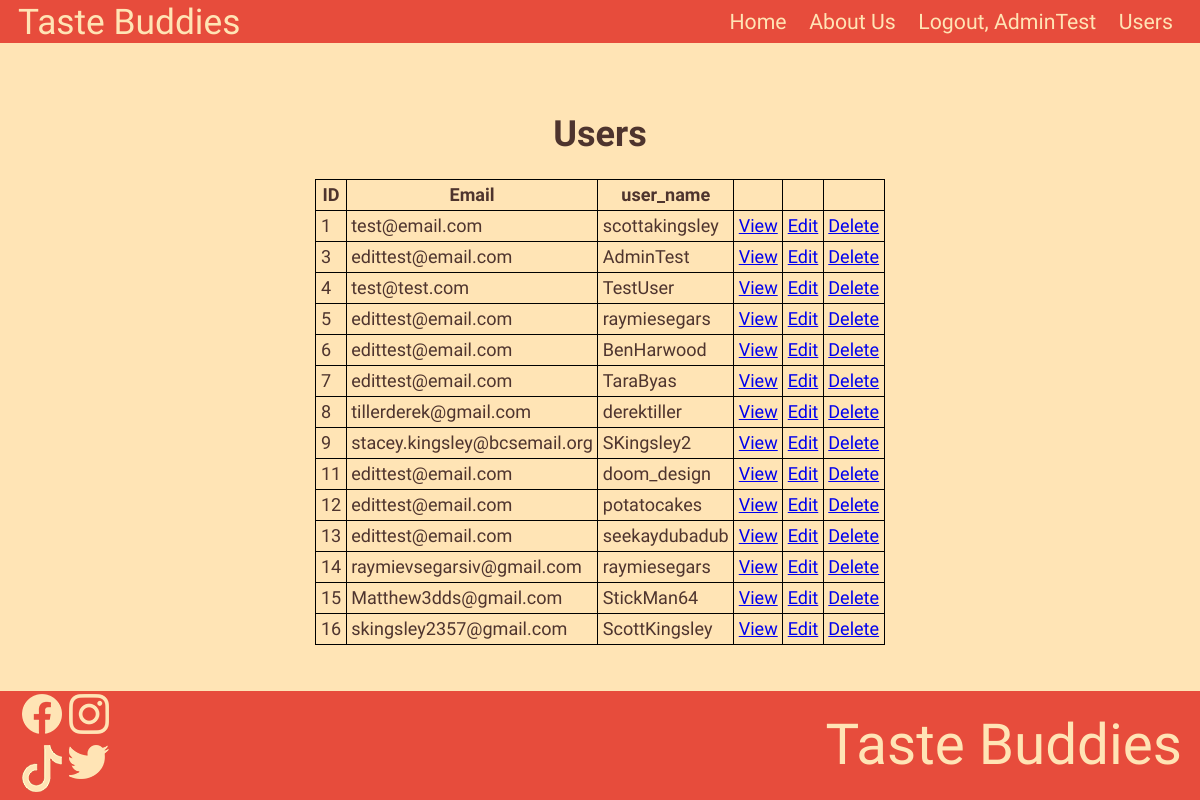
Screenshot of /public/users/index.php (signed in) with the database file from the repository.
### tables this page shows
CREATE TABLE `users` (
  `user_id` int NOT NULL,
  `user_name` varchar(50) DEFAULT NULL,
  `email` varchar(255) DEFAULT NULL,
  `hashed_password` varchar(255) DEFAULT NULL,
  `is_admin` tinyint(1) DEFAULT NULL
);

### private/functions.php (called while the page is built, shortened)
<?php
function url_for($script_path) {
  if($script_path[0] != '/') {
    $script_path = "/" . $script_path;
  }
  return WWW_ROOT . $script_path;
}
function u($string="") {
  return urlencode($string);
}
function h($string="") {
  return htmlspecialchars($string);
}
?>

### private/initialize.php (called while the page is built, shortened)
<?php
  require_once('functions.php');
  $session = new Session;
?>

### private/classes/session.class.php (called while the page is built, shortened)
<?php
class Session {
  public $user_id;
  private $last_login;
  public function is_logged_in() {
    return isset($this->user_id) && $this->last_login_is_recent();
  }
  private function check_stored_login() {
    if(isset($_SESSION['user_id'])) {
      $this->user_id = $_SESSION['user_id'];
      $this->user_name = $_SESSION['user_name'];
      $this->is_admin = $_SESSION['is_admin'];
      $this->last_login = $_SESSION['last_login'];
    }
  }
  private function last_login_is_recent() {
    if(!isset($this->last_login)) {
      return false;
    } elseif(($this->last_login + self::MAX_LOGIN_AGE) < time()) {
      return false;
    } else {
      return true;
    }
  }
}
?>

### private/classes/databaseobject.class.php (called while the page is built, shortened)
<?php
class DatabaseObject {
  static protected $database;
  static protected $table_name = "";
  static public function set_database($database) {
    self::$database = $database;
  }
  static public function find_by_sql($sql) {
    $result = self::$database->query($sql);
    $object_array = [];
    while($record = $result->fetch_assoc()) {
      $object_array[] = static::instantiate($record);
    }
    return $object_array;
  }
  static public function find_all() {
    $sql = "SELECT * FROM " . static::$table_name;
    return static::find_by_sql($sql);
  }
  static protected function instantiate($record) {
    $object = new static;
    foreach($record as $property => $value) {
        if(property_exists($object, $property)) {
            $object->$property = $value;
        }
    }
    return $object;
  }
}
?>

### public/users/index.php (the view, shortened to what this page needs)
<?php require_once('../../private/initialize.php'); ?>
<?php
$users = User::find_all();
?>
<?php include(SHARED_PATH . '/public_header.php'); ?>
  <div id="user">
    <h1>Users</h1>
  	<table id="user-table">
      <tr>
        <th>ID</th>
        <th>Email</th>
        <th>user_name</th>
        <?php if ($session->is_admin == 2) : ?>
        <th>&nbsp;</th>
        <th>&nbsp;</th>
        <th>&nbsp;</th>
        <?php endif; ?>
      </tr>
      <?php foreach($users as $user) { ?>
        <tr>
          <td><?php echo h($user->user_id); ?></td>
          <td><?php echo h($user->email); ?></td>
          <td><?php echo h($user->user_name); ?></td>
          <?php if ($session->is_admin == 2) : ?>
          <td><a href="<?php echo url_for('/users/show.php?id=' . h(u($user->user_id))); ?>">View</a></td>
          <td><a href="<?php echo url_for('/users/edit.php?id=' . h(u($user->user_id))); ?>">Edit</a></td>
          <td><a href="<?php echo url_for('/users/delete.php?id=' . h(u($user->user_id))); ?>">Delete</a></td>
          <?php endif; ?>
    	  </tr>
      <?php } ?>
  	</table>
  </div>
<?php include(SHARED_PATH . '/public_footer.php'); ?>

### private/shared/public_header.php (shortened to what this page needs)
<!doctype html>
<html lang="en">
  <head>
    <link rel="stylesheet" media="all" href="<?php echo url_for('/css/style.css'); ?>">
  </head>
  <body>
    <header>
      <h1>Taste Buddies</h1>
      <nav>
        <ul id="navbar">
          <li><a href="<?php echo url_for('index.php'); ?>">Home</a></li>
          <li><a href="<?php echo url_for('about_us.php'); ?>">About Us</a></li>
          <?php if($session->is_logged_in()) { ?>
            <li><a href="<?php echo url_for('logout.php'); ?>">Logout, <?php echo $session->user_name; ?></a></li>
          <?php } else { ?>
            <li><a href="<?php echo url_for('login.php'); ?>">Log In</a></li>
            <li><a href="<?php echo url_for('users/new.php'); ?>">Sign Up</a></li>
          <?php }?>
          <?php if ($session->is_admin == 2) : ?>
            <li><a href="<?php echo url_for('users/index.php'); ?>">Users</a></li>
          <?php endif ?>
        </ul>
      </nav>
    </header>
    <div id="content">

### public/css/style.css (style rules this page uses)
:root { --main-color: #FFE4B5; --light-main: #ffd; --text-color: #4E342E; --nav-color: #E74C3C; --light-nav: #c44; }
* { box-sizing: border-box; }
html { font: 20px "Delius", cursive ; }
body { background-color: var(--main-color); color: var(--text-color); display: flex; flex-direction: column; height: 100vh; justify-content: space-between; margin: auto; }
header { align-items: center; background-color: var(--nav-color); color: var(--main-color); display: flex; justify-content: space-between; margin: 0; padding: 0 1rem; }
header h1 { font: 100 40px "Damion", cursive; margin: 0 }
header nav ul { margin: 0; }
header nav li { display: inline-block; padding: .5rem; }
header nav a { color: var(--main-color); font-family: "Delius", cursive; font-size: 24; text-decoration: none; }
#content { align-self: center; margin: 1rem auto; width: 80%; }
#user h1 { text-align: center; }
#user-table { border: 1px solid #000; border-collapse: collapse; margin: auto; }
#user-table th, td { border: 1px solid #000; padding: .25rem; }
@media screen and (max-width: 1400px) { header h1 { font-size: calc(16px + (40 - 16) * (100vw - 375px) / (1400 - 375)); } }
@media screen and (max-width: 1400px) { html { font-size: calc(10px + (20 - 10) * (100vw - 375px) / (1400 - 375)); } }
@media screen and (max-width: 1400px) { header nav a { font-size: calc(10px + (24 - 10) * (100vw - 375px) / (1400 - 375)); } }

### rows the page displays
users: user_name "AdminTest", user_id "3", email "edittest@email.com"
users: user_id "1", email "test@email.com", user_name "scottakingsley"
users: user_id "4", email "test@test.com", user_name "TestUser"
users: user_id "5", email "edittest@email.com", user_name "raymiesegars"
users: user_id "6", email "edittest@email.com", user_name "BenHarwood"
users: user_id "7", email "edittest@email.com", user_name "TaraByas"
users: user_id "8", email "tillerderek@gmail.com", user_name "derektiller"
users: user_id "9", email "stacey.kingsley@bcsemail.org", user_name "SKingsley2"
users: user_id "11", email "edittest@email.com", user_name "doom_design"
users: user_id "12", email "edittest@email.com", user_name "potatocakes"
users: user_id "13", email "edittest@email.com", user_name "seekaydubadub"
users: user_id "14", email "raymievsegarsiv@gmail.com", user_name "raymiesegars"
users: user_id "15", email "Matthew3dds@gmail.com", user_name "StickMan64"
users: user_id "16", email "skingsley2357@gmail.com", user_name "ScottKingsley"
